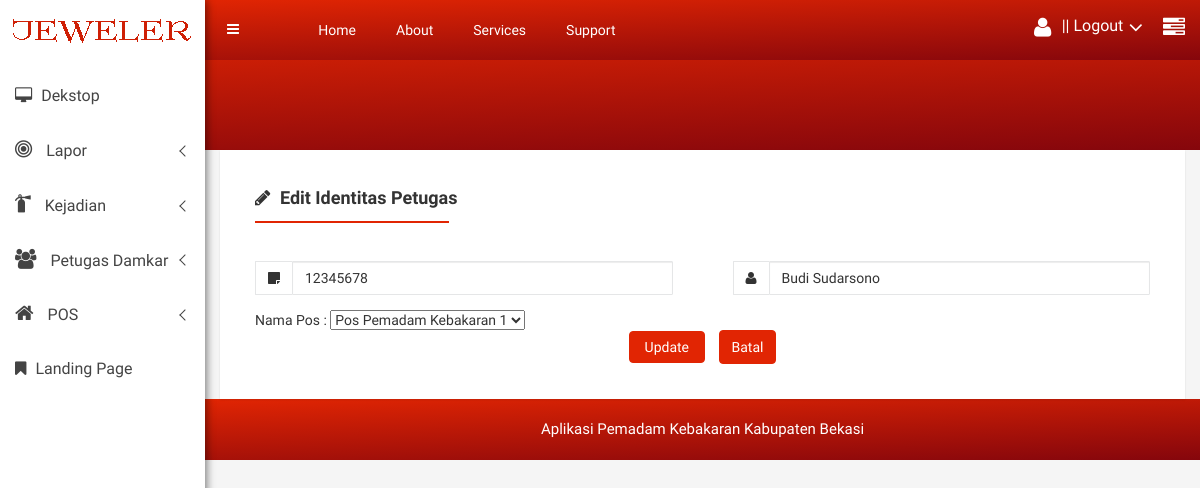
Page /petugas_ubah.php?id=3 (signed in) on the earlier database version.
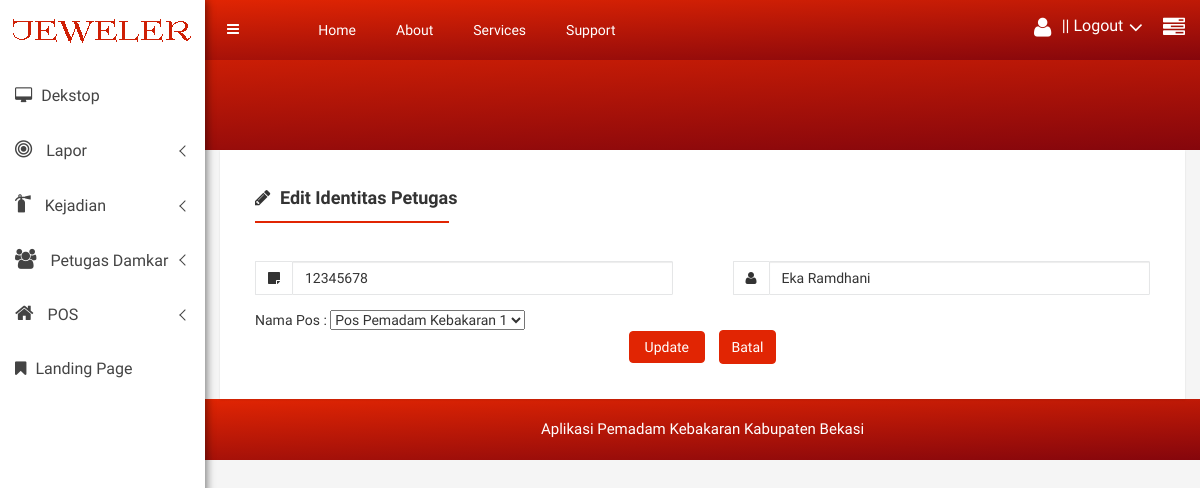
Same page on the later database version.
### tables this page shows
CREATE TABLE `petugas` (
  `id_petugas` int(11) NOT NULL,
  `no_induk_pegawai` varchar(20) NOT NULL,
  `nama_petugas` varchar(25) NOT NULL,
  `id_pos` varchar(15) NOT NULL
);

CREATE TABLE `pos` (
  `id_pos` int(11) NOT NULL,
  `nama_pos` varchar(25) NOT NULL,
  `alamat_pos` varchar(255) NOT NULL,
  `longitude_pos` double NOT NULL,
  `latitude_pos` double NOT NULL
);

### web/petugas_ubah.php (the view, shortened to what this page needs)
<?php
$id_petugas = $_GET['id'];
$kon = koneksi_db();
$query = mysqli_query($kon, "SELECT * FROM petugas WHERE id_petugas='$id_petugas'");
if (mysqli_num_rows($query) > 0) {
    $result = mysqli_fetch_object($query);
}
$result_pos = mysqli_query($kon, "SELECT * FROM pos");
include '../templeting/headerhtml.php';
include '../templeting/content.php';
include '../templeting/logo.php';
include '../templeting/contenthtml.php';
?>
<div class="single-pro-review-area">
    <div class="container-fluid">
        <div class="row">
            <div class="col-lg-12 col-md-12 col-sm-12 col-xs-12">
                <div class="review-tab-pro-inner">
                    <ul id="myTab3" class="tab-review-design">
                        <li class="active"><a href="#"><i class="fa fa-pencil" aria-hidden="true"></i> Edit Identitas Petugas</a></li>
                    </ul>
                    <div id="myTabContent" class="tab-content custom-product-edit">
                        <div class="product-tab-list tab-pane fade active in" id="description">
                            <form action="../petugas/petugas_simpan.php" method="post">
                                <div class="row">
                                    <div class="col-lg-6 col-md-6 col-sm-6 col-xs-12">
                                        <div class="review-content-section">
                                            <div class="input-group mg-b-pro-edt">
                                                <span class="input-group-addon"><i class="fa fa-sticky-note" aria-hidden="true"></i></span>
                                                <input type="text" class="form-control" name="no_induk_pegawai" value="<?php echo $result->no_induk_pegawai ?>" placeholder="No Induk Petugas">
                                            </div>
                                            Nama Pos :
                                            <select name="id_pos">
                                                <?php
                                                while ($row = mysqli_fetch_object($result_pos)) {
                                                    ?>
                                                    <option value="<?= $row->id_pos ?>"  <?php
                                                    if ($result->id_pos == $row->id_pos) {
                                                        echo "selected";
                                                    }
                                                    ?>> <?= $row->nama_pos ?> </option>
                                                            <?php
                                                        }
                                                        ?>
                                            </select>
                                        </div>
                                    </div>
                                    <div class="col-lg-6 col-md-6 col-sm-6 col-xs-12">
                                        <div class="review-content-section">
                                            <div class="input-group mg-b-pro-edt">
                                                <span class="input-group-addon"><i class="fa fa-user" aria-hidden="true"></i></span>
                                                <input type="text" class="form-control"  name="nama_petugas"  value="<?php echo $result->nama_petugas ?>" placeholder="Nama Petugas">
                                            </div>
                                        </div>
                                    </div>
                                </div>
                                <div class="row">
                                    <div class="col-lg-12 col-md-12 col-sm-12 col-xs-12">
                                        <div class="text-center mg-b-pro-edt custom-pro-edt-ds">
                                            <button type="submit" class="btn btn-primary waves-effect waves-light m-r-10">Update
                                            </button>
                                            <a href="data_petugas.php" class="btn btn-primary waves-effect waves-light m-r-10">Batal
                                            </a>
                                        </div>
                                    </div>
                                </div>
                        </div>
                    </div>
                </div>
            </div>
        </div>
    </div>
</div>
<?php
include '../templeting/footer.php';
include '../templeting/footerhtml.php';
?>

Differences in the rows shown:
changed petugas "Pos Pemadam Kebakaran 1": nama_petugas "Budi Sudarsono" → "Eka Ramdhani"
